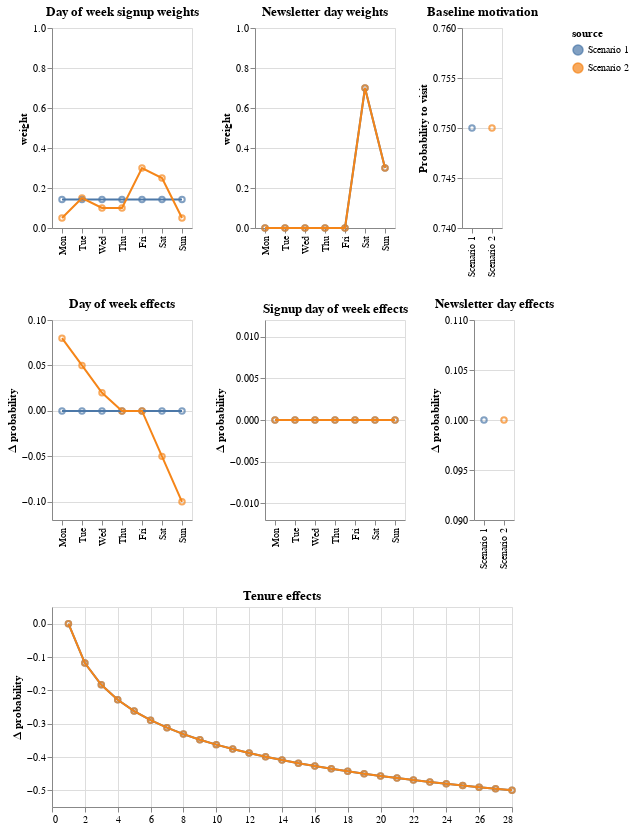

Source (notebook cell):
### Markdown cell above
## The data generating process

One of the very useful things I took away from the Statistical Rethinking course is that generating your own data when designing models can be very helpful. If your model cannot recover true parameters with a simplified, fake dataset, you have no chance with real data. If it can - that's good, and now you have a foundation to explore when "things get more complicated".

The above data (just like all the data in this post) was simulated. Here's the setup:

 * I draw 100,000 of users who have 3 attributes: 
   * Signup day of week. I can control the proportions of users across signup and days
   * Intrinsic motivation, which I can't ever observe in real life, but I hypothesise that users come to the service with different motivation levels. I represent that as a 0-1 variable (you can think of it as "baseline probability to engage with the service"), which I obtain by drawing from Beta distribution with parameters α=30, β=10 (so the average intrinsic motivation is ~0.75). 
   * User's newsletter day of the week. Just to make things a bit more interesting, I imagine each user gets a newsletter (which increases their chance of using the service on the given day), but the day the user may get the newsletter varies.
 * Once I have drawn the users, I then simulate their activity data. Each day, I draw a Bernoulli variable with `p` probability of success, where `p` is a function of intrinsic motivation baseline, a tenure effect, a day of week effect, and a newsletter effect (if the day is the newsletter day for the user). For simplicity purposes, I simply sum up the effects. In the cases when the final probability `p` is very low (<0.01) or high (>0.99), I set it to 0.01 and 0.99, respectively, so that it's never 100% certain if a user will use the service or not. 
   * Day of week and newsletter day effects are just numeric values I set arbitrarily. The newsletter day effect is 0.1; day of week effects are plotted below.
   * I model tenure effect in two components. First, I produce a curve using a function $f(x)= \frac{-4}{x ^{0.01}}$, where $x$ is a tenure day, then I rescale it to 0-1 range, and finally I apply an overall tenure effect. In a nutshell, I get a a smooth tenure effect which starts at 0 and reaches the overall effect by the last tenure day.

Here's a few quick visualizations of the parameters.

### Code cell
all_params = pd.concat([
    extractors.parse_parameters(perfect_user_parameters, perfect_activity_parameters, 'Scenario 1', WEEKDAYS),
    extractors.parse_parameters(realistic_user_parameters, realistic_activity_parameters, 'Scenario 2', WEEKDAYS)
])

plotting.plot_all_params(all_params)

### Figure 1 — Vega-Lite specification as saved in the notebook (floating-point values rounded to 4 significant figures)
{"config": {"view": {"continuousWidth": 400, "continuousHeight": 300}}, "vconcat": [{"hconcat": [{"layer": [{"mark": "point", "encoding": {"color": {"field": "source", "type": "nominal"}, "x": {"field": "values", "sort": ["Mon", "Tue", "Wed", "Thu", "Fri", "Sat", "Sun"], "title": "", "type": "nominal"}, "y": {"field": "impact", "scale": {"domain": [0, 1]}, "title": "weight", "type": "quantitative"}}}, {"mark": "line", "encoding": {"color": {"field": "source", "type": "nominal"}, "x": {"field": "values", "sort": ["Mon", "Tue", "Wed", "Thu", "Fri", "Sat", "Sun"], "title": "", "type": "nominal"}, "y": {"field": "impact", "scale": {"domain": [0, 1]}, "title": "weight", "type": "quantitative"}}}, {"mark": {"type": "area", "opacity": 0.5}, "encoding": {"color": {"field": "source", "type": "nominal"}, "x": {"field": "values", "sort": ["Mon", "Tue", "Wed", "Thu", "Fri", "Sat", "Sun"], "title": "", "type": "nominal"}, "y": {"field": "lower", "title": "", "type": "quantitative"}, "y2": {"field": "higher", "title": ""}}}], "data": {"name": "data-9dbe24254fcb67cf59976956d705af1e"}, "height": 200, "title": "Day of week signup weights"}, {"layer": [{"mark": "point", "encoding": {"color": {"field": "source", "type": "nominal"}, "x": {"field": "values", "sort": ["Mon", "Tue", "Wed", "Thu", "Fri", "Sat", "Sun"], "title": "", "type": "nominal"}, "y": {"field": "impact", "scale": {"domain": [0, 1]}, "title": "weight", "type": "quantitative"}}}, {"mark": "line", "encoding": {"color": {"field": "source", "type": "nominal"}, "x": {"field": "values", "sort": ["Mon", "Tue", "Wed", "Thu", "Fri", "Sat", "Sun"], "title": "", "type": "nominal"}, "y": {"field": "impact", "scale": {"domain": [0, 1]}, "title": "weight", "type": "quantitative"}}}, {"mark": {"type": "area", "opacity": 0.5}, "encoding": {"color": {"field": "source", "type": "nominal"}, "x": {"field": "values", "sort": ["Mon", "Tue", "Wed", "Thu", "Fri", "Sat", "Sun"], "title": "", "type": "nominal"}, "y": {"field": "lower", "title": "", "type": "quantitative"}, "y2": {"field": "higher", "title": ""}}}], "data": {"name": "data-1c824a8f80a5129f9a8b5a507748966c"}, "height": 200, "title": "Newsletter day weights"}, {"layer": [{"mark": "point", "encoding": {"color": {"field": "source", "type": "nominal"}, "x": {"field": "source", "sort": "ascending", "title": "", "type": "nominal"}, "y": {"field": "impact", "scale": {"domain": [0.74, 0.76]}, "title": "Probability to visit", "type": "quantitative"}}}, {"mark": "errorbar", "encoding": {"color": {"field": "source", "type": "nominal"}, "x": {"field": "source", "title": "", "type": "nominal"}, "y": {"field": "lower", "scale": {"domain": [0.74, 0.76]}, "title": "", "type": "quantitative"}, "y2": {"field": "higher", "title": ""}}}], "data": {"name": "data-4dc3eeb3fc6da820f528f00ef2a483e2"}, "height": 200, "title": "Baseline motivation"}]}, {"hconcat": [{"layer": [{"mark": "point", "encoding": {"color": {"field": "source", "type": "nominal"}, "x": {"field": "values", "sort": ["Mon", "Tue", "Wed", "Thu", "Fri", "Sat", "Sun"], "title": "", "type": "nominal"}, "y": {"field": "impact", "scale": {"domain": [-0.118, 0.098]}, "title": "Δ probability", "type": "quantitative"}}}, {"mark": "line", "encoding": {"color": {"field": "source", "type": "nominal"}, "x": {"field": "values", "sort": ["Mon", "Tue", "Wed", "Thu", "Fri", "Sat", "Sun"], "title": "", "type": "nominal"}, "y": {"field": "impact", "scale": {"domain": [-0.118, 0.098]}, "title": "Δ probability", "type": "quantitative"}}}, {"mark": {"type": "area", "opacity": 0.5}, "encoding": {"color": {"field": "source", "type": "nominal"}, "x": {"field": "values", "sort": ["Mon", "Tue", "Wed", "Thu", "Fri", "Sat", "Sun"], "title": "", "type": "nominal"}, "y": {"field": "lower", "title": "", "type": "quantitative"}, "y2": {"field": "higher", "title": ""}}}], "data": {"name": "data-e8a164d542bff99629d4becd445b5e26"}, "height": 200, "title": "Day of week effects"}, {"layer": [{"mark": "point", "encoding": {"color": {"field": "source", "type": "nominal"}, "x": {"field": "values", "sort": ["Mon", "Tue", "Wed", "Thu", "Fri", "Sat", "Sun"], "title": "", "type": "nominal"}, "y": {"field": "impact", "scale": {"domain": [-0.01, 0.01]}, "title": "Δ probability", "type": "quantitative"}}}, {"mark": "line", "encoding": {"color": {"field": "source", "type": "nominal"}, "x": {"field": "values", "sort": ["Mon", "Tue", "Wed", "Thu", "Fri", "Sat", "Sun"], "title": "", "type": "nominal"}, "y": {"field": "impact", "scale": {"domain": [-0.01, 0.01]}, "title": "Δ probability", "type": "quantitative"}}}, {"mark": {"type": "area", "opacity": 0.5}, "encoding": {"color": {"field": "source", "type": "nominal"}, "x": {"field": "values", "sort": ["Mon", "Tue", "Wed", "Thu", "Fri", "Sat", "Sun"], "title": "", "type": "nominal"}, "y": {"field": "lower", "title": "", "type": "quantitative"}, "y2": {"field": "higher", "title": ""}}}], "data": {"name": "data-ad2212b21278fbc056103158c6d0840d"}, "height": 200, "title": "Signup day of week effects"}, {"layer": [{"mark": "point", "encoding": {"color": {"field": "source", "type": "nominal"}, "x": {"field": "source", "sort": "ascending", "title": "", "type": "nominal"}, "y": {"field": "impact", "scale": {"domain": [0.09, 0.11]}, "title": "Δ probability", "type": "quantitative"}}}, {"mark": "errorbar", "encoding": {"color": {"field": "source", "type": "nominal"}, "x": {"field": "source", "title": "", "type": "nominal"}, "y": {"field": "lower", "scale": {"domain": [0.09, 0.11]}, "title": "", "type": "quantitative"}, "y2": {"field": "higher", "title": ""}}}], "data": {"name": "data-68e352225b7c25da1f08e4745a27066f"}, "height": 200, "title": "Newsletter day effects"}]}, {"hconcat": [{"layer": [{"mark": "point", "encoding": {"color": {"field": "source", "type": "nominal"}, "x": {"field": "values", "sort": "ascending", "title": "", "type": "quantitative"}, "y": {"field": "impact", "scale": {"domain": [-0.55, 0.05]}, "title": "Δ probability", "type": "quantitative"}}}, {"mark": "line", "encoding": {"color": {"field": "source", "type": "nominal"}, "x": {"field": "values", "sort": "ascending", "title": "", "type": "quantitative"}, "y": {"field": "impact", "scale": {"domain": [-0.55, 0.05]}, "title": "Δ probability", "type": "quantitative"}}}, {"mark": {"type": "area", "opacity": 0.5}, "encoding": {"color": {"field": "source", "type": "nominal"}, "x": {"field": "values", "sort": "ascending", "title": "", "type": "quantitative"}, "y": {"field": "lower", "title": "", "type": "quantitative"}, "y2": {"field": "higher", "title": ""}}}], "height": 200, "title": "Tenure effects", "width": 460}], "data": {"name": "data-e7b272f9e990440d54de009e05b1b802"}}], "$schema": "https://vega.github.io/schema/vega-lite/v4.17.0.json", "datasets": {"data-9dbe24254fcb67cf59976956d705af1e": [{"values": "Mon", "variable": "signup_weights", "impact": 0.1429, "source": "Scenario 1", "higher": 0.1429, "lower": 0.1429}, {"values": "Tue", "variable": "signup_weights", "impact": 0.1429, "source": "Scenario 1", "higher": 0.1429, "lower": 0.1429}, {"values": "Wed", "variable": "signup_weights", "impact": 0.1429, "source": "Scenario 1", "higher": 0.1429, "lower": 0.1429}, {"values": "Thu", "variable": "signup_weights", "impact": 0.1429, "source": "Scenario 1", "higher": 0.1429, "lower": 0.1429}, {"values": "Fri", "variable": "signup_weights", "impact": 0.1429, "source": "Scenario 1", "higher": 0.1429, "lower": 0.1429}, {"values": "Sat", "variable": "signup_weights", "impact": 0.1429, "source": "Scenario 1", "higher": 0.1429, "lower": 0.1429}, {"values": "Sun", "variable": "signup_weights", "impact": 0.1429, "source": "Scenario 1", "higher": 0.1429, "lower": 0.1429}, {"values": "Mon", "variable": "signup_weights", "impact": 0.05, "source": "Scenario 2", "higher": 0.05, "lower": 0.05}, {"values": "Tue", "variable": "signup_weights", "impact": 0.15, "source": "Scenario 2", "higher": 0.15, "lower": 0.15}, {"values": "Wed", "variable": "signup_weights", "impact": 0.1, "source": "Scenario 2", "higher": 0.1, "lower": 0.1}, {"values": "Thu", "variable": "signup_weights", "impact": 0.1, "source": "Scenario 2", "higher": 0.1, "lower": 0.1}, {"values": "Fri", "variable": "signup_weights", "impact": 0.3, "source": "Scenario 2", "higher": 0.3, "lower": 0.3}, {"values": "Sat", "variable": "signup_weights", "impact": 0.25, "source": "Scenario 2", "higher": 0.25, "lower": 0.25}, {"values": "Sun", "variable": "signup_weights", "impact": 0.05, "source": "Scenario 2", "higher": 0.05, "lower": 0.05}], "data-1c824a8f80a5129f9a8b5a507748966c": [{"values": "Mon", "variable": "newsletter_day_weights", "impact": 0.0, "source": "Scenario 1", "higher": 0.0, "lower": 0.0}, {"values": "Tue", "variable": "newsletter_day_weights", "impact": 0.0, "source": "Scenario 1", "higher": 0.0, "lower": 0.0}, {"values": "Wed", "variable": "newsletter_day_weights", "impact": 0.0, "source": "Scenario 1", "higher": 0.0, "lower": 0.0}, {"values": "Thu", "variable": "newsletter_day_weights", "impact": 0.0, "source": "Scenario 1", "higher": 0.0, "lower": 0.0}, {"values": "Fri", "variable": "newsletter_day_weights", "impact": 0.0, "source": "Scenario 1", "higher": 0.0, "lower": 0.0}, {"values": "Sat", "variable": "newsletter_day_weights", "impact": 0.7, "source": "Scenario 1", "higher": 0.7, "lower": 0.7}, {"values": "Sun", "variable": "newsletter_day_weights", "impact": 0.3, "source": "Scenario 1", "higher": 0.3, "lower": 0.3}, {"values": "Mon", "variable": "newsletter_day_weights", "impact": 0.0, "source": "Scenario 2", "higher": 0.0, "lower": 0.0}, {"values": "Tue", "variable": "newsletter_day_weights", "impact": 0.0, "source": "Scenario 2", "higher": 0.0, "lower": 0.0}, {"values": "Wed", "variable": "newsletter_day_weights", "impact": 0.0, "source": "Scenario 2", "higher": 0.0, "lower": 0.0}, {"values": "Thu", "variable": "newsletter_day_weights", "impact": 0.0, "source": "Scenario 2", "higher": 0.0, "lower": 0.0}, {"values": "Fri", "variable": "newsletter_day_weights", "impact": 0.0, "source": "Scenario 2", "higher": 0.0, "lower": 0.0}, {"values": "Sat", "variable": "newsletter_day_weights", "impact": 0.7, "source": "Scenario 2", "higher": 0.7, "lower": 0.7}, {"values": "Sun", "variable": "newsletter_day_weights", "impact": 0.3, "source": "Scenario 2", "higher": 0.3, "lower": 0.3}], "data-4dc3eeb3fc6da820f528f00ef2a483e2": [{"values": null, "variable": "motivation", "impact": 0.75, "source": "Scenario 1", "higher": 0.75, "lower": 0.75}, {"values": null, "variable": "motivation", "impact": 0.75, "source": "Scenario 2", "higher": 0.75, "lower": 0.75}], "data-e8a164d542bff99629d4becd445b5e26": [{"values": "Mon", "variable": "day_of_week", "impact": 0.0, "source": "Scenario 1", "higher": 0.0, "lower": 0.0}, {"values": "Tue", "variable": "day_of_week", "impact": 0.0, "source": "Scenario 1", "higher": 0.0, "lower": 0.0}, {"values": "Wed", "variable": "day_of_week", "impact": 0.0, "source": "Scenario 1", "higher": 0.0, "lower": 0.0}, {"values": "Thu", "variable": "day_of_week", "impact": 0.0, "source": "Scenario 1", "higher": 0.0, "lower": 0.0}, {"values": "Fri", "variable": "day_of_week", "impact": 0.0, "source": "Scenario 1", "higher": 0.0, "lower": 0.0}, {"values": "Sat", "variable": "day_of_week", "impact": 0.0, "source": "Scenario 1", "higher": 0.0, "lower": 0.0}, {"values": "Sun", "variable": "day_of_week", "impact": 0.0, "source": "Scenario 1", "higher": 0.0, "lower": 0.0}, {"values": "Mon", "variable": "day_of_week", "impact": 0.08, "source": "Scenario 2", "higher": 0.08, "lower": 0.08}, {"values": "Tue", "variable": "day_of_week", "impact": 0.05, "source": "Scenario 2", "higher": 0.05, "lower": 0.05}, {"values": "Wed", "variable": "day_of_week", "impact": 0.02, "source": "Scenario 2", "higher": 0.02, "lower": 0.02}, {"values": "Thu", "variable": "day_of_week", "impact": 0.0, "source": "Scenario 2", "higher": 0.0, "lower": 0.0}, {"values": "Fri", "variable": "day_of_week", "impact": 0.0, "source": "Scenario 2", "higher": 0.0, "lower": 0.0}, {"values": "Sat", "variable": "day_of_week", "impact": -0.05, "source": "Scenario 2", "higher": -0.05, "lower": -0.05}, {"values": "Sun", "variable": "day_of_week", "impact": -0.1, "source": "Scenario 2", "higher": -0.1, "lower": -0.1}], "data-ad2212b21278fbc056103158c6d0840d": [{"values": "Mon", "variable": "signup_day_of_week", "impact": 0.0, "source": "Scenario 1", "higher": 0.0, "lower": 0.0}, {"values": "Tue", "variable": "signup_day_of_week", "impact": 0.0, "source": "Scenario 1", "higher": 0.0, "lower": 0.0}, {"values": "Wed", "variable": "signup_day_of_week", "impact": 0.0, "source": "Scenario 1", "higher": 0.0, "lower": 0.0}, {"values": "Thu", "variable": "signup_day_of_week", "impact": 0.0, "source": "Scenario 1", "higher": 0.0, "lower": 0.0}, {"values": "Fri", "variable": "signup_day_of_week", "impact": 0.0, "source": "Scenario 1", "higher": 0.0, "lower": 0.0}, {"values": "Sat", "variable": "signup_day_of_week", "impact": 0.0, "source": "Scenario 1", "higher": 0.0, "lower": 0.0}, {"values": "Sun", "variable": "signup_day_of_week", "impact": 0.0, "source": "Scenario 1", "higher": 0.0, "lower": 0.0}, {"values": "Mon", "variable": "signup_day_of_week", "impact": 0.0, "source": "Scenario 2", "higher": 0.0, "lower": 0.0}, {"values": "Tue", "variable": "signup_day_of_week", "impact": 0.0, "source": "Scenario 2", "higher": 0.0, "lower": 0.0}, {"values": "Wed", "variable": "signup_day_of_week", "impact": 0.0, "source": "Scenario 2", "higher": 0.0, "lower": 0.0}, {"values": "Thu", "variable": "signup_day_of_week", "impact": 0.0, "source": "Scenario 2", "higher": 0.0, "lower": 0.0}, {"values": "Fri", "variable": "signup_day_of_week", "impact": 0.0, "source": "Scenario 2", "higher": 0.0, "lower": 0.0}, {"values": "Sat", "variable": "signup_day_of_week", "impact": 0.0, "source": "Scenario 2", "higher": 0.0, "lower": 0.0}, {"values": "Sun", "variable": "signup_day_of_week", "impact": 0.0, "source": "Scenario 2", "higher": 0.0, "lower": 0.0}], "data-68e352225b7c25da1f08e4745a27066f": [{"values": null, "variable": "is_newsletter_day", "impact": 0.1, "source": "Scenario 1", "higher": 0.1, "lower": 0.1}, {"values": null, "variable": "is_newsletter_day", "impact": 0.1, "source": "Scenario 2", "higher": 0.1, "lower": 0.1}], "data-e7b272f9e990440d54de009e05b1b802": [{"values": 1, "variable": "tenure_day", "impact": -0.0, "source": "Scenario 1", "higher": -0.0, "lower": -0.0}, {"values": 2, "variable": "tenure_day", "impact": -0.1182, "source": "Scenario 1", "higher": -0.1182, "lower": -0.1182}, {"values": 3, "variable": "tenure_day", "impact": -0.1836, "source": "Scenario 1", "higher": -0.1836, "lower": -0.1836}, {"values": 4, "variable": "tenure_day", "impact": -0.2284, "source": "Scenario 1", "higher": -0.2284, "lower": -0.2284}, {"values": 5, "variable": "tenure_day", "impact": -0.2623, "source": "Scenario 1", "higher": -0.2623, "lower": -0.2623}, {"values": 6, "variable": "tenure_day", "impact": -0.2894, "source": "Scenario 1", "higher": -0.2894, "lower": -0.2894}, {"values": 7, "variable": "tenure_day", "impact": -0.312, "source": "Scenario 1", "higher": -0.312, "lower": -0.312}, {"values": 8, "variable": "tenure_day", "impact": -0.3313, "source": "Scenario 1", "higher": -0.3313, "lower": -0.3313}, {"values": 9, "variable": "tenure_day", "impact": -0.348, "source": "Scenario 1", "higher": -0.348, "lower": -0.348}, {"values": 10, "variable": "tenure_day", "impact": -0.3629, "source": "Scenario 1", "higher": -0.3629, "lower": -0.3629}, {"values": 11, "variable": "tenure_day", "impact": -0.3762, "source": "Scenario 1", "higher": -0.3762, "lower": -0.3762}, {"values": 12, "variable": "tenure_day", "impact": -0.3882, "source": "Scenario 1", "higher": -0.3882, "lower": -0.3882}, {"values": 13, "variable": "tenure_day", "impact": -0.3992, "source": "Scenario 1", "higher": -0.3992, "lower": -0.3992}, {"values": 14, "variable": "tenure_day", "impact": -0.4093, "source": "Scenario 1", "higher": -0.4093, "lower": -0.4093}, {"values": 15, "variable": "tenure_day", "impact": -0.4186, "source": "Scenario 1", "higher": -0.4186, "lower": -0.4186}, {"values": 16, "variable": "tenure_day", "impact": -0.4272, "source": "Scenario 1", "higher": -0.4272, "lower": -0.4272}, {"values": 17, "variable": "tenure_day", "impact": -0.4353, "source": "Scenario 1", "higher": -0.4353, "lower": -0.4353}, {"values": 18, "variable": "tenure_day", "impact": -0.4429, "source": "Scenario 1", "higher": -0.4429, "lower": -0.4429}, {"values": 19, "variable": "tenure_day", "impact": -0.45, "source": "Scenario 1", "higher": -0.45, "lower": -0.45}, {"values": 20, "variable": "tenure_day", "impact": -0.4567, "source": "Scenario 1", "higher": -0.4567, "lower": -0.4567}, {"values": 21, "variable": "tenure_day", "impact": -0.4631, "source": "Scenario 1", "higher": -0.4631, "lower": -0.4631}, {"values": 22, "variable": "tenure_day", "impact": -0.4691, "source": "Scenario 1", "higher": -0.4691, "lower": -0.4691}, {"values": 23, "variable": "tenure_day", "impact": -0.4749, "source": "Scenario 1", "higher": -0.4749, "lower": -0.4749}, {"values": 24, "variable": "tenure_day", "impact": -0.4804, "source": "Scenario 1", "higher": -0.4804, "lower": -0.4804}, {"values": 25, "variable": "tenure_day", "impact": -0.4856, "source": "Scenario 1", "higher": -0.4856, "lower": -0.4856}, {"values": 26, "variable": "tenure_day", "impact": -0.4906, "source": "Scenario 1", "higher": -0.4906, "lower": -0.4906}, {"values": 27, "variable": "tenure_day", "impact": -0.4954, "source": "Scenario 1", "higher": -0.4954, "lower": -0.4954}, {"values": 28, "variable": "tenure_day", "impact": -0.5, "source": "Scenario 1", "higher": -0.5, "lower": -0.5}, {"values": 1, "variable": "tenure_day", "impact": -0.0, "source": "Scenario 2", "higher": -0.0, "lower": -0.0}, {"values": 2, "variable": "tenure_day", "impact": -0.1182, "source": "Scenario 2", "higher": -0.1182, "lower": -0.1182}, {"values": 3, "variable": "tenure_day", "impact": -0.1836, "source": "Scenario 2", "higher": -0.1836, "lower": -0.1836}, {"values": 4, "variable": "tenure_day", "impact": -0.2284, "source": "Scenario 2", "higher": -0.2284, "lower": -0.2284}, {"values": 5, "variable": "tenure_day", "impact": -0.2623, "source": "Scenario 2", "higher": -0.2623, "lower": -0.2623}, {"values": 6, "variable": "tenure_day", "impact": -0.2894, "source": "Scenario 2", "higher": -0.2894, "lower": -0.2894}, {"values": 7, "variable": "tenure_day", "impact": -0.312, "source": "Scenario 2", "higher": -0.312, "lower": -0.312}, {"values": 8, "variable": "tenure_day", "impact": -0.3313, "source": "Scenario 2", "higher": -0.3313, "lower": -0.3313}, {"values": 9, "variable": "tenure_day", "impact": -0.348, "source": "Scenario 2", "higher": -0.348, "lower": -0.348}, {"values": 10, "variable": "tenure_day", "impact": -0.3629, "source": "Scenario 2", "higher": -0.3629, "lower": -0.3629}, {"values": 11, "variable": "tenure_day", "impact": -0.3762, "source": "Scenario 2", "higher": -0.3762, "lower": -0.3762}, {"values": 12, "variable": "tenure_day", "impact": -0.3882, "source": "Scenario 2", "higher": -0.3882, "lower": -0.3882}, {"values": 13, "variable": "tenure_day", "impact": -0.3992, "source": "Scenario 2", "higher": -0.3992, "lower": -0.3992}, {"values": 14, "variable": "tenure_day", "impact": -0.4093, "source": "Scenario 2", "higher": -0.4093, "lower": -0.4093}, {"values": 15, "variable": "tenure_day", "impact": -0.4186, "source": "Scenario 2", "higher": -0.4186, "lower": -0.4186}, {"values": 16, "variable": "tenure_day", "impact": -0.4272, "source": "Scenario 2", "higher": -0.4272, "lower": -0.4272}, {"values": 17, "variable": "tenure_day", "impact": -0.4353, "source": "Scenario 2", "higher": -0.4353, "lower": -0.4353}, {"values": 18, "variable": "tenure_day", "impact": -0.4429, "source": "Scenario 2", "higher": -0.4429, "lower": -0.4429}, {"values": 19, "variable": "tenure_day", "impact": -0.45, "source": "Scenario 2", "higher": -0.45, "lower": -0.45}, {"values": 20, "variable": "tenure_day", "impact": -0.4567, "source": "Scenario 2", "higher": -0.4567, "lower": -0.4567}, {"values": 21, "variable": "tenure_day", "impact": -0.4631, "source": "Scenario 2", "higher": -0.4631, "lower": -0.4631}, {"values": 22, "variable": "tenure_day", "impact": -0.4691, "source": "Scenario 2", "higher": -0.4691, "lower": -0.4691}, {"values": 23, "variable": "tenure_day", "impact": -0.4749, "source": "Scenario 2", "higher": -0.4749, "lower": -0.4749}, {"values": 24, "variable": "tenure_day", "impact": -0.4804, "source": "Scenario 2", "higher": -0.4804, "lower": -0.4804}, {"values": 25, "variable": "tenure_day", "impact": -0.4856, "source": "Scenario 2", "higher": -0.4856, "lower": -0.4856}, {"values": 26, "variable": "tenure_day", "impact": -0.4906, "source": "Scenario 2", "higher": -0.4906, "lower": -0.4906}, {"values": 27, "variable": "tenure_day", "impact": -0.4954, "source": "Scenario 2", "higher": -0.4954, "lower": -0.4954}, {"values": 28, "variable": "tenure_day", "impact": -0.5, "source": "Scenario 2", "higher": -0.5, "lower": -0.5}]}}
